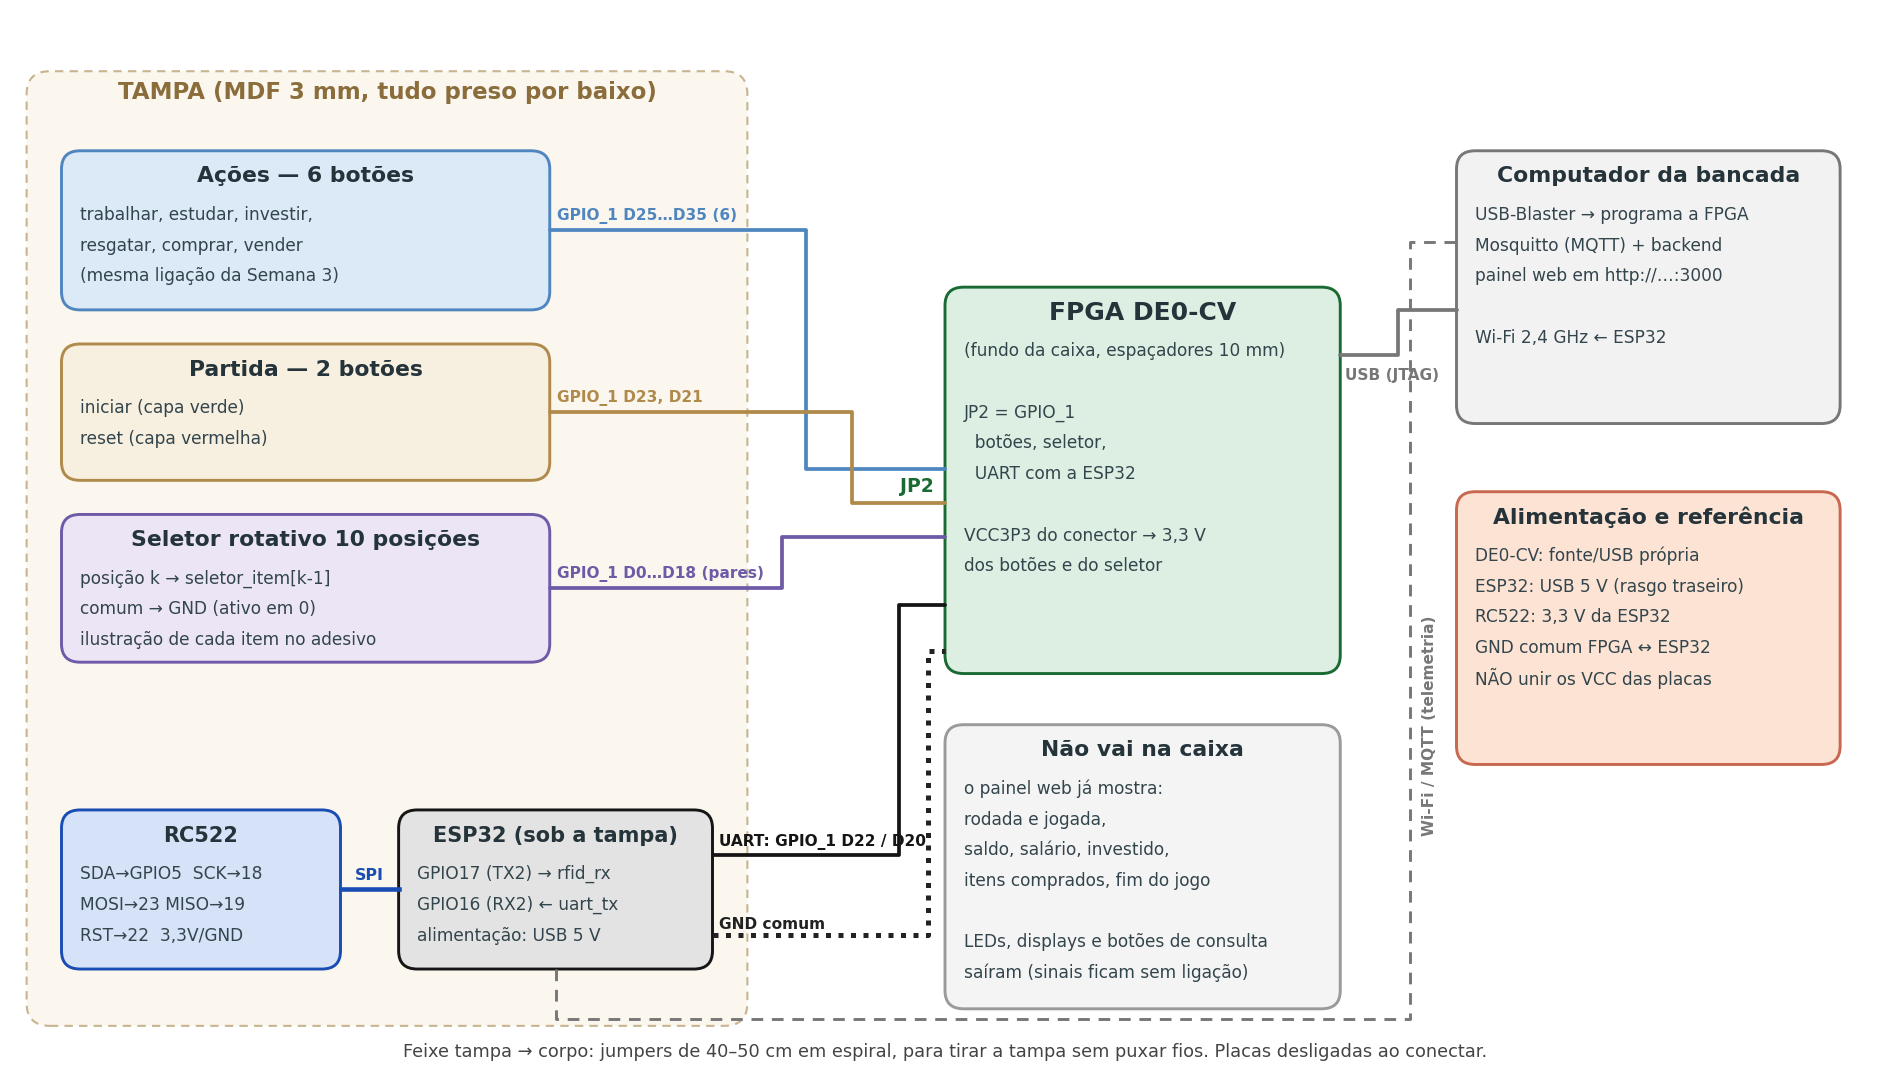

Reproduce this figure in Python.
"""Diagrama de ligações da caixa (docs/images/ligacoes-caixa.png).

    modelagem/.venv/bin/python docs/images/ligacoes-caixa.py
"""
from pathlib import Path

import matplotlib

matplotlib.use("Agg")
import matplotlib.pyplot as plt  # noqa: E402
from matplotlib.patches import FancyBboxPatch  # noqa: E402

SAIDA = Path(__file__).resolve().parent / "ligacoes-caixa.png"

fig, ax = plt.subplots(figsize=(16, 9.2), dpi=150)
ax.set_xlim(0, 160)
ax.set_ylim(-1.5, 92)
ax.axis("off")


def box(x, y, w, h, title, lines, fc, ec, tsize=10.5):
    ax.add_patch(FancyBboxPatch((x, y), w, h, boxstyle="round,pad=0,rounding_size=1.6",
                                fc=fc, ec=ec, lw=1.4))
    ax.text(x + w / 2, y + h - 2.2, title, ha="center", va="center", fontsize=tsize,
            weight="bold", color="#24343A")
    for i, linha in enumerate(lines):
        ax.text(x + 1.6, y + h - 5.6 - i * 2.7, linha, ha="left", va="center",
                fontsize=8.2, color="#33454c")


def fio(x1, y1, x2, y2, txt, cor, xm, dy=0.6, lw=1.8, tx=None):
    ax.plot([x1, xm, xm, x2], [y1, y1, y2, y2], color=cor, lw=lw, solid_capstyle="round")
    ax.text(tx if tx is not None else x1 + 0.6, y1 + dy, txt, ha="left", va="bottom",
            fontsize=7.4, color=cor, weight="bold")


ax.add_patch(FancyBboxPatch((1, 3), 62, 84, boxstyle="round,pad=0,rounding_size=2",
                            fc="#FBF7EF", ec="#C8B48F", lw=1, ls=(0, (4, 3))))
ax.text(32, 84.6, "TAMPA (MDF 3 mm, tudo preso por baixo)", ha="center", fontsize=11,
        weight="bold", color="#8A6D3B")
box(4, 66, 42, 14, "Ações — 6 botões", ["trabalhar, estudar, investir,",
                                         "resgatar, comprar, vender",
                                         "(mesma ligação da Semana 3)"], "#DCEAF7", "#4F86C0")
box(4, 51, 42, 12, "Partida — 2 botões", ["iniciar (capa verde)", "reset (capa vermelha)"],
    "#F7EFDF", "#B08A4A")
box(4, 35, 42, 13, "Seletor rotativo 10 posições", ["posição k → seletor_item[k-1]",
                                                     "comum → GND (ativo em 0)",
                                                     "ilustração de cada item no adesivo"],
    "#ECE5F6", "#6F5AA8")
box(4, 8, 24, 14, "RC522", ["SDA→GPIO5  SCK→18", "MOSI→23 MISO→19", "RST→22  3,3V/GND"],
    "#D6E2F7", "#1A4DB3", 10)
box(33, 8, 27, 14, "ESP32 (sob a tampa)", ["GPIO17 (TX2) → rfid_rx", "GPIO16 (RX2) ← uart_tx",
                                            "alimentação: USB 5 V"], "#E3E3E3", "#151515", 10)
ax.plot([28, 33], [15, 15], color="#1A4DB3", lw=2.2)
ax.text(30.5, 15.9, "SPI", ha="center", fontsize=7.6, color="#1A4DB3", weight="bold")

box(80, 34, 34, 34, "FPGA DE0-CV", ["(fundo da caixa, espaçadores 10 mm)", "",
                                     "JP2 = GPIO_1", "  botões, seletor,", "  UART com a ESP32", "",
                                     "VCC3P3 do conector → 3,3 V", "dos botões e do seletor"],
    "#DDEFE2", "#1A6B33", 12)
ax.text(79, 50, "JP2", ha="right", fontsize=9, weight="bold", color="#1A6B33")
fio(46, 73, 80, 52, "GPIO_1 D25…D35 (6)", "#4F86C0", 68)
fio(46, 57, 80, 49, "GPIO_1 D23, D21", "#B08A4A", 72)
fio(46, 41.5, 80, 46, "GPIO_1 D0…D18 (pares)", "#6F5AA8", 66)
fio(60, 18, 80, 40, "UART: GPIO_1 D22 / D20", "#151515", 76, tx=60.6, dy=0.5)
ax.plot([60, 78.5, 78.5, 80], [11, 11, 36, 36], color="#222", lw=2.4, ls=(0, (1, 1.5)))
ax.text(60.6, 11.6, "GND comum", fontsize=7.4, weight="bold", color="#222")

box(80, 4.5, 34, 25, "Não vai na caixa", ["o painel web já mostra:", "rodada e jogada,",
                                         "saldo, salário, investido,",
                                         "itens comprados, fim do jogo", "",
                                         "LEDs, displays e botões de consulta",
                                         "saíram (sinais ficam sem ligação)"],
    "#F4F4F4", "#9A9A9A", 10.5)
box(124, 56, 33, 24, "Computador da bancada", ["USB-Blaster → programa a FPGA",
                                                "Mosquitto (MQTT) + backend",
                                                "painel web em http://…:3000", "",
                                                "Wi-Fi 2,4 GHz ← ESP32"], "#F2F2F2", "#777777",
    10.5)
box(124, 26, 33, 24, "Alimentação e referência", ["DE0-CV: fonte/USB própria",
                                                   "ESP32: USB 5 V (rasgo traseiro)",
                                                   "RC522: 3,3 V da ESP32",
                                                   "GND comum FPGA ↔ ESP32",
                                                   "NÃO unir os VCC das placas"], "#FCE3D3",
    "#C7684F", 10.5)
fio(114, 62, 124, 66, "USB (JTAG)", "#777777", 119, dy=-2.4, tx=114.4)
ax.plot([46.5, 46.5, 120, 120, 124], [8, 3.6, 3.6, 72, 72], color="#777777", lw=1.4,
        ls=(0, (4, 3)))
ax.text(121, 20, "Wi-Fi / MQTT (telemetria)", fontsize=7.4, color="#777777", weight="bold",
        ha="left", rotation=90)
ax.text(80, 0.3, "Feixe tampa → corpo: jumpers de 40–50 cm em espiral, para tirar a tampa "
        "sem puxar fios. Placas desligadas ao conectar.", fontsize=8.5, ha="center",
        color="#444")
fig.savefig(SAIDA, dpi=150, bbox_inches="tight", facecolor="white")
